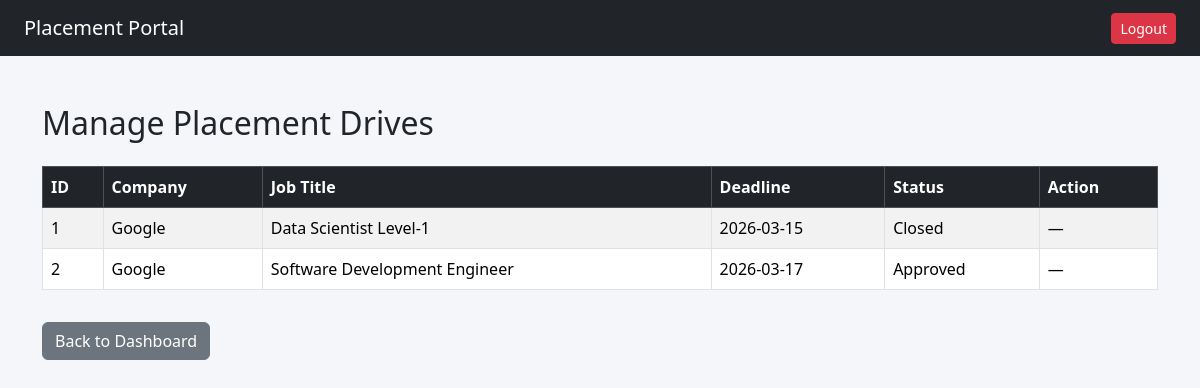
Before: /admin/drives (signed in) with the older database file.
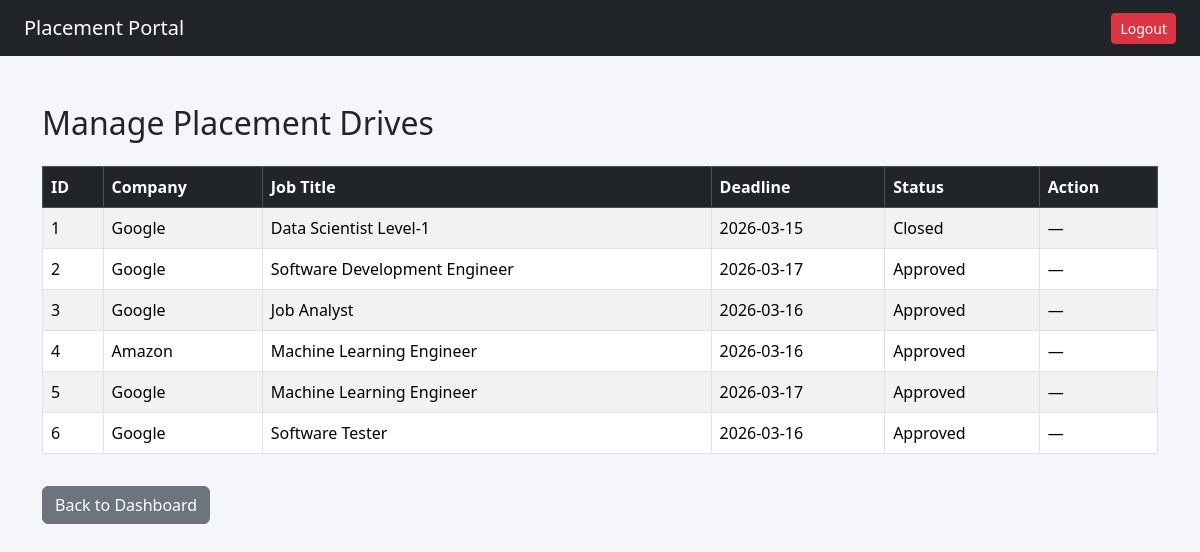
After: the same page with the newer database file.
### tables this page shows
CREATE TABLE placement_drive(
            id INTEGER PRIMARY KEY AUTOINCREMENT,
            company_id INTEGER,
            job_title TEXT NOT NULL,
            job_description TEXT,
            eligibility TEXT,
            deadline TEXT,
            status TEXT DEFAULT 'Pending',
            created_at TEXT,
            FOREIGN KEY(company_id) REFERENCES company(id)              
        );

CREATE TABLE company (
          id INTEGER PRIMARY KEY AUTOINCREMENT,
          name TEXT NOT NULL,
          email TEXT UNIQUE NOT NULL,
          password TEXT NOT NULL,
          hr_contact TEXT,
          website TEXT,
          approval_status TEXT DEFAULT 'Pending',
          is_active INTEGER DEFAULT 1,
          created_at TEXT          
        );

### app.py (the view)
@app.route('/admin/drives')
def manage_drives():
    if session.get('role') != 'admin':
        return redirect('/')
    conn = get_connection()
    cursor = conn.cursor()
    cursor.execute("""
        SELECT placement_drive.*, company.name as company_name
        FROM placement_drive
        JOIN company ON placement_drive.company_id = company.id
    """)
    drives = cursor.fetchall()
    conn.close()
    return render_template("admin/drives.html", drives=drives)

### database.py (called while the page is built)
def get_connection():
    conn = sqlite3.connect(DB_NAME)
    conn.row_factory = sqlite3.Row
    return conn

### templates/admin/drives.html
{% extends "base.html" %}
{% block content %}
<h2 class="mb-4">Manage Placement Drives</h2>
<table class="table table-bordered table-striped">
    <thead class="table-dark">
        <tr>
            <th>ID</th>
            <th>Company</th>
            <th>Job Title</th>
            <th>Deadline</th>
            <th>Status</th>
            <th>Action</th>
        </tr>
    </thead>
    <tbody>
        {% for drive in drives %}
        <tr>
            <td>{{ drive.id }}</td>
            <td>{{ drive.company_name }}</td>
            <td>{{ drive.job_title }}</td>
            <td>{{ drive.deadline }}</td>
            <td>{{ drive.status }}</td>
            <td>
                {% if drive.status == 'Pending Approval' or drive.status == 'Pending' %}
                <form action="/admin/approve-drive/{{ drive.id }}"
                      method="POST"
                      style="display:inline;">
                    <button class="btn btn-success btn-sm">
                        Approve
                    </button>
                </form>
                <form action="/admin/reject-drive/{{ drive.id }}"
                      method="POST"
                      style="display:inline;">
                    <button class="btn btn-danger btn-sm">
                        Reject
                    </button>
                </form>
                {% else %}
                    —
                {% endif %}
            </td>
        </tr>
        {% endfor %}
    </tbody>
</table>
<a href="/admin/dashboard" class="btn btn-secondary mt-3">
    Back to Dashboard
</a>
{% endblock %}

Changed rows visible on the page:
added placement_drive: id "3", company_name "Google", job_title "Job Analyst", deadline "2026-03-16", status "Approved"
added placement_drive: id "4", company_name "Amazon", job_title "Machine Learning Engineer", deadline "2026-03-16", status "Approved"
added placement_drive: id "5", company_name "Google", job_title "Machine Learning Engineer", deadline "2026-03-17", status "Approved"
added placement_drive: id "6", company_name "Google", job_title "Software Tester", deadline "2026-03-16", status "Approved"
